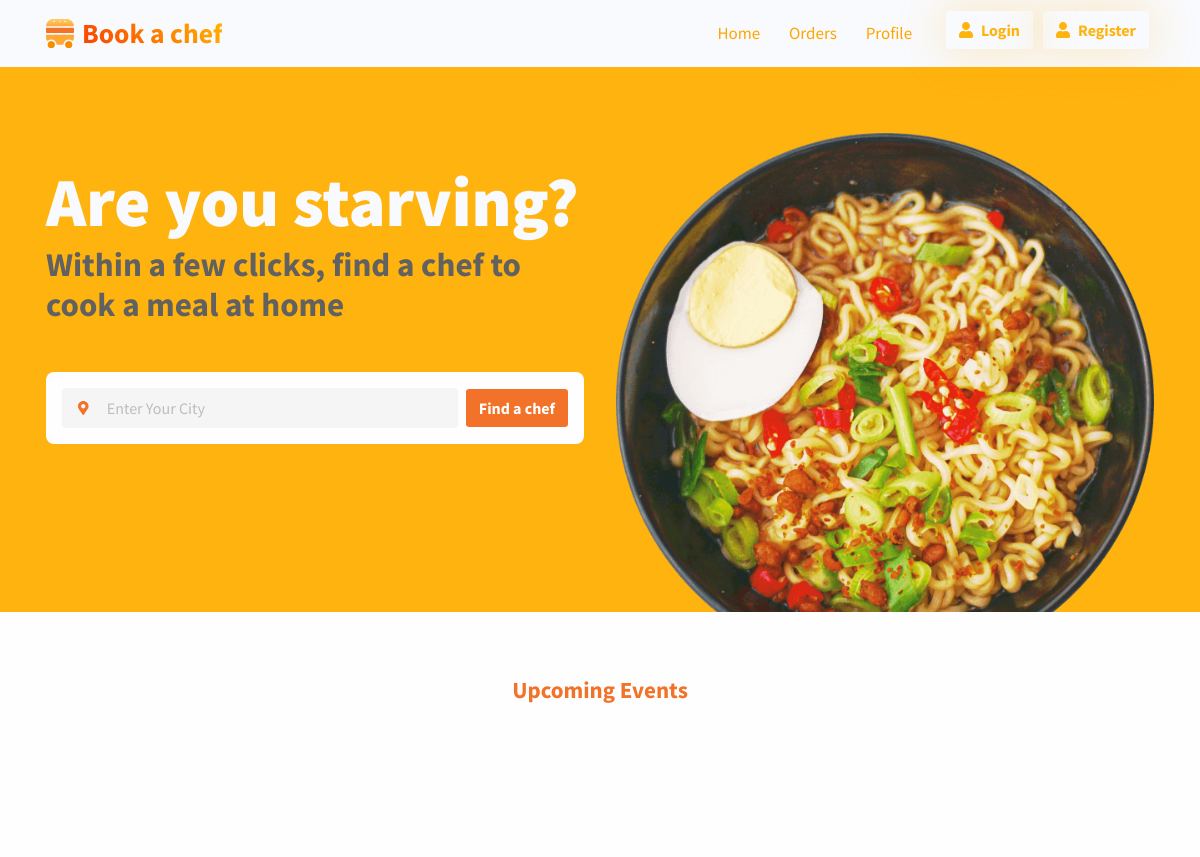
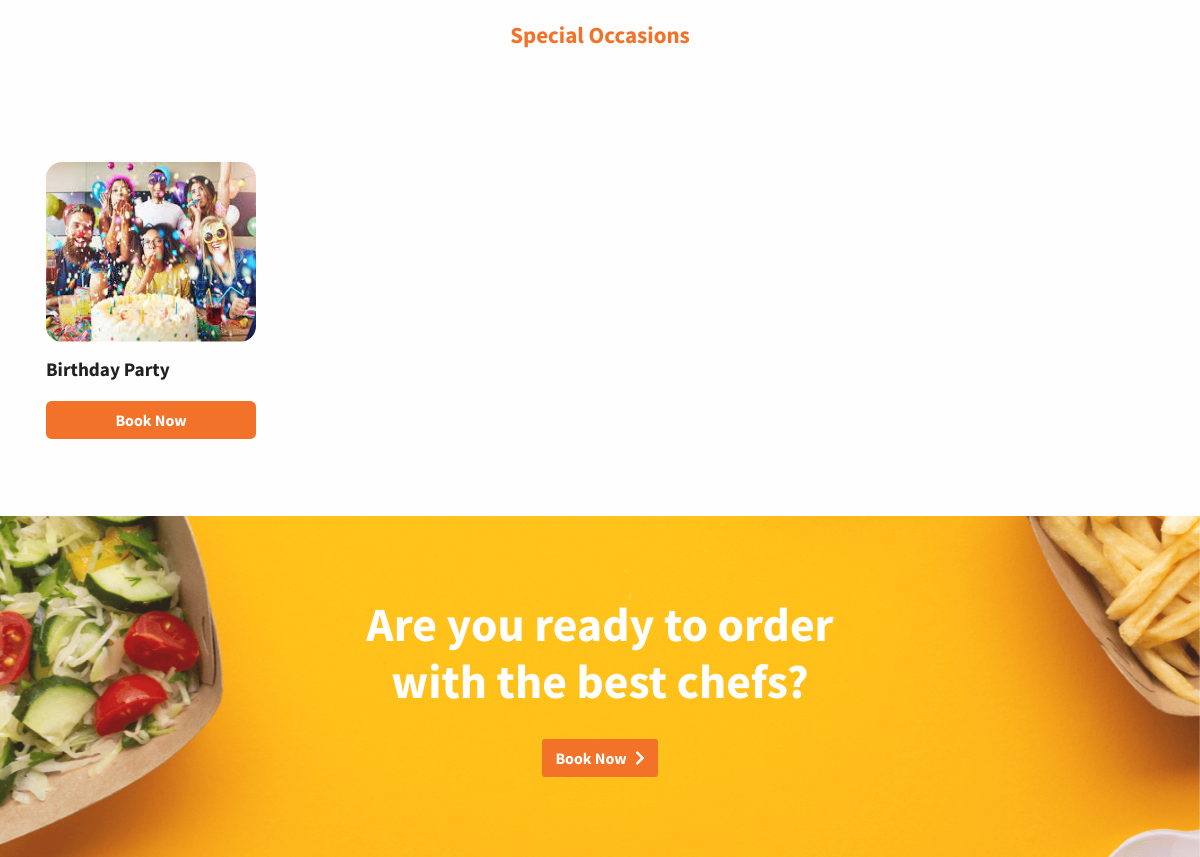
Before: / with the older database file (2 pictures, top to bottom).
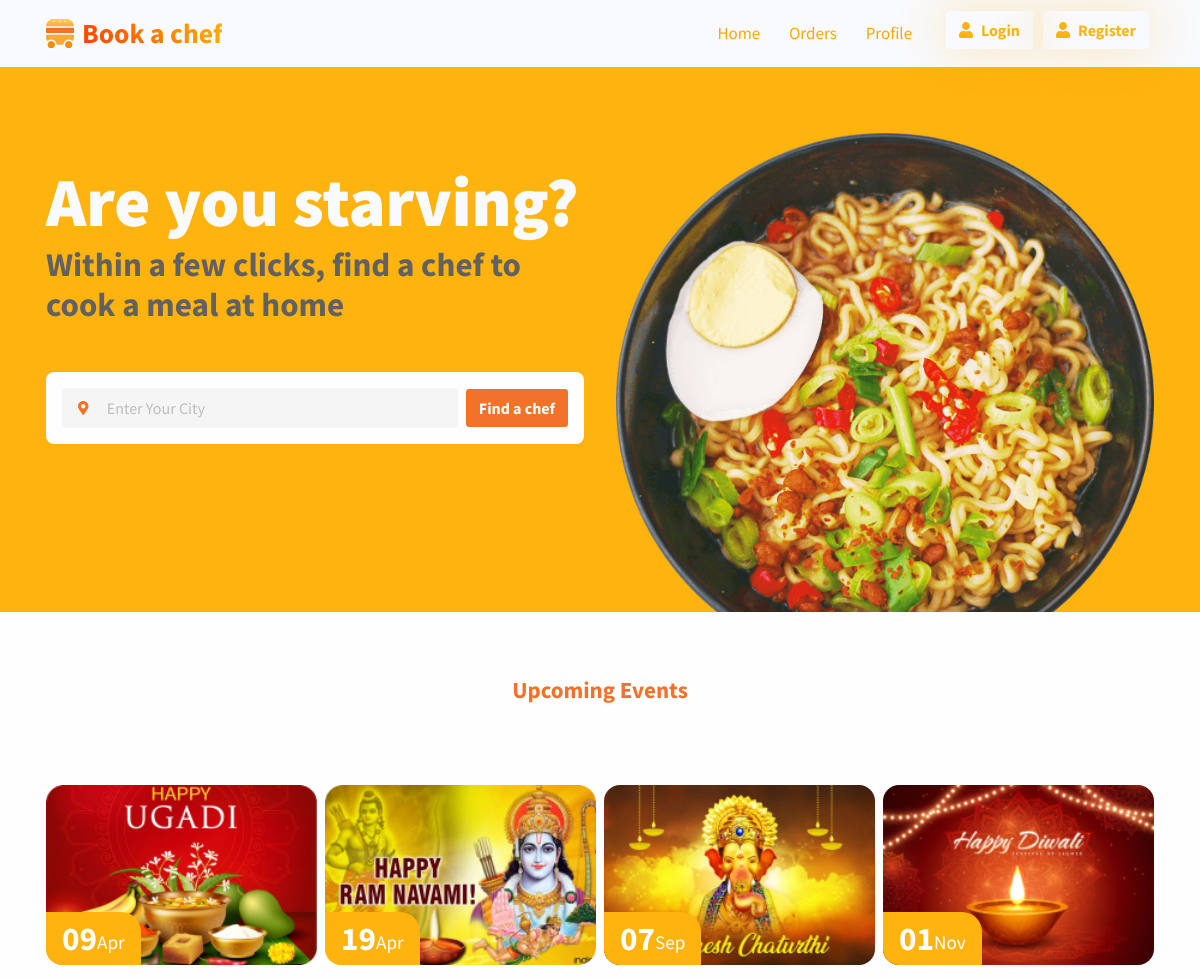
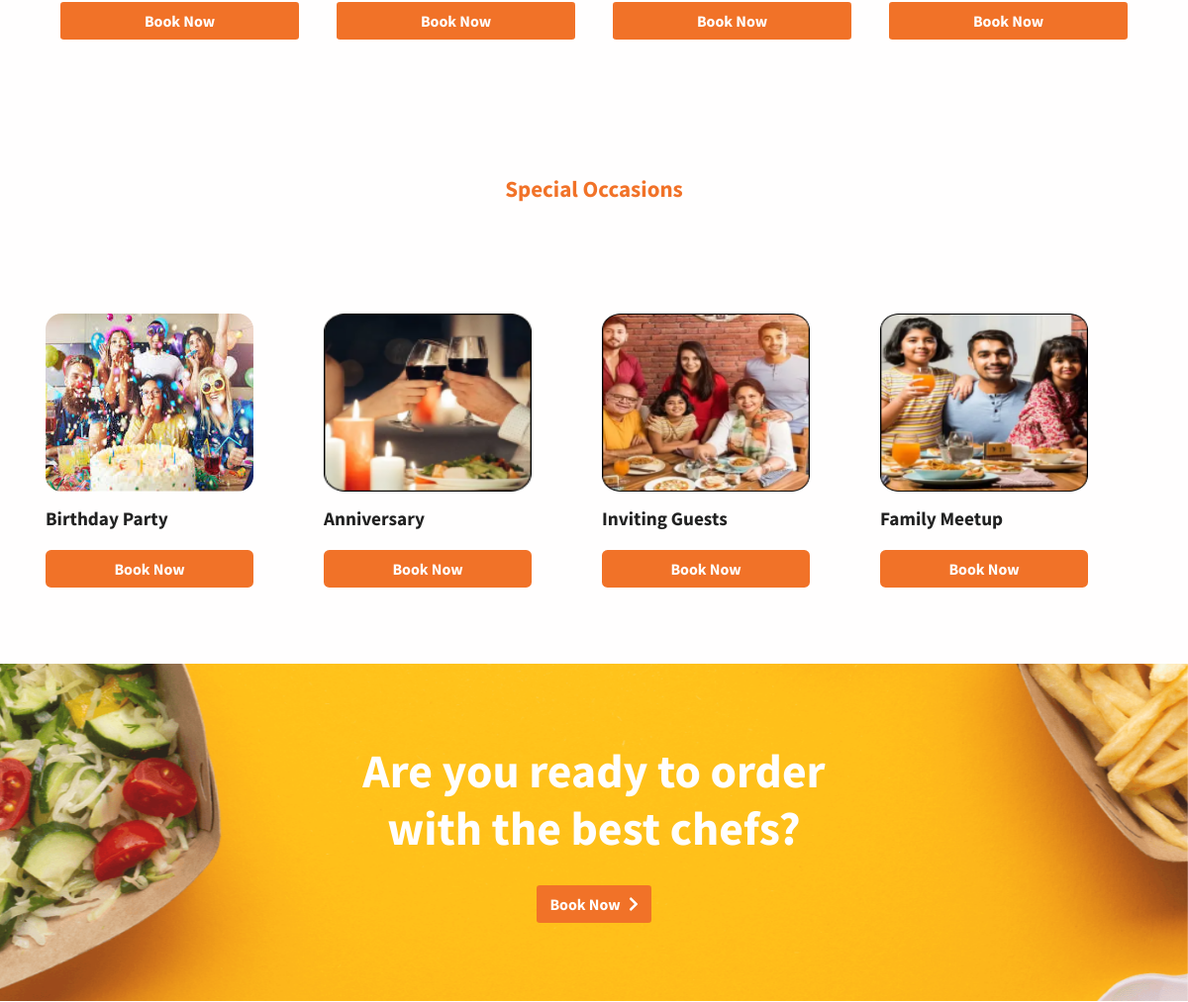
After: the same page with the newer database file (2 pictures, top to bottom).
### tables this page shows
CREATE TABLE `tbl_events` (
  `event_id` int(11) NOT NULL,
  `event_name` varchar(200) NOT NULL,
  `event_date` date NOT NULL,
  `event_image` varchar(500) NOT NULL,
  `event_type` varchar(100) NOT NULL
);

### includes/functions.php (called while the page is built, shortened)
<?php
function getAllEvents($conn){
    $Query = "SELECT * FROM tbl_events WHERE event_type = 'Event' AND event_date >= CURDATE()";
    $Results    = mysqli_query($conn,$Query);
    $ListArray = array();
    if (mysqli_num_rows($Results) > 0)
    {
        while($record = mysqli_fetch_assoc($Results))
        {
            $data                   = array();
            $data["id"]             = $record["event_id"];
            $data["name"]           = $record["event_name"];
            $data["date"]           = $record["event_date"];
            $data["image"]          = $record["event_image"];
            $data["type"]           = $record["event_type"];
            array_push($ListArray,$data);
        }
    }
    return $ListArray;
}
function getAllSpecialEvents($conn){
    $Query = "SELECT * FROM tbl_events WHERE event_type = 'Special'";
    $Results    = mysqli_query($conn,$Query);
    $ListArray = array();
    if (mysqli_num_rows($Results) > 0)
    {
        while($record = mysqli_fetch_assoc($Results))
        {
            $data                   = array();
            $data["id"]             = $record["event_id"];
            $data["name"]           = $record["event_name"];
            $data["image"]          = $record["event_image"];
            $data["type"]           = $record["event_type"];
            array_push($ListArray,$data);
        }
    }
    return $ListArray;
}
?>

### index.php (the view, shortened to what the changed rows need)
<?php
include "includes/header.php";
include "includes/functions.php";
$Events = getAllEvents($conn);
$SpecialEvents = getAllSpecialEvents($conn);
?>
      <section class="py-5 overflow-hidden bg-primary" id="home">
        <div class="container">
          <div class="row flex-center">
            <div class="col-md-7 col-lg-6 py-8 text-md-start text-center">
              <h1 class="display-1 fs-md-5 fs-lg-6 fs-xl-8 text-light">Are you starving?</h1>
              <h1 class="text-800 mb-5 fs-4">Within a few clicks, find a chef to <br class="d-none d-xxl-block" />cook a meal at home</h1>
            </div>
          </div>
        </div>
      </section>
      <section class="py-0">
          <div class="container">
            <div class="row h-100 gx-2 mt-7">
              <?php
							foreach ($Events as $value)
							{
                $url = isset($_SESSION['uid']) ? "bookchef-v1.php" : "login.php";
								echo '<div class="col-sm-6 col-lg-3 mb-3 mb-md-0 h-100 pb-4">
                <div class="card card-span h-100">
                  <div class="position-relative"> <img class="img-fluid rounded-3 w-100" src="'.$value["image"].'" alt="..." />
                    <div class="card-actions">
                      <div class="badge badge-foodwagon bg-primary p-3">
                        <div class="d-flex flex-between-center">
                          <div class="text-white fs-4">'.date("d", strtotime($value["date"])).'</div>
                            <div class="fw-normal fs-1 mt-2">'.date("M", strtotime($value["date"])).'</div>
                        </div>
                      </div>
                    </div>
                  </div>
                </div>
                <div class="d-grid gap-3 col-sm-auto"><button class="btn btn-danger"  onclick="location.href = \''.$url.'?date='.date("Y-m-d", strtotime($value["date"])).'\';"  style="margin:15px;" type="button">Book Now</button></div>
              </div>';
							}
						?>
            </div>
          </div>
      </section>
      <section class="py-4 overflow-hidden">
        <div class="container">
          <div class="row h-100">
            <div class="col-12">
              <div class="carousel slide" id="carouselPopularItems" data-bs-touch="false" data-bs-interval="false">
                <div class="carousel-inner">
                    <div class="carousel-item active" data-bs-interval="10000">
                      <div class="row gx-3 h-100 align-items-center">
                        <?php
                        foreach ($SpecialEvents as $value)
                        {
                          $url = isset($_SESSION['uid']) ? "bookchef-v1.php" : "login.php";
                          echo '<div class="col-sm-6 col-md-3 col-xl mb-5 h-100" style="width:20%;">
                          <div class="card card-span h-100 rounded-3"><img class="img-fluid rounded-3" style="height: 180px;width:210px;" src="'.$value["image"].'" alt="..." />
                            <div class="card-body ps-0">
                              <h5 class="fw-bold text-1000 text-truncate mb-1" style="width:210px;">'.$value["name"].'</h5>
                            </div>
                          </div>
                          <div class="d-grid gap-2" style="width:210px;"><a class="btn btn-lg btn-danger" href="'.$url.'" role="button">Book Now</a></div>
                        </div>';
                        }
                      ?>
                      </div>
                    </div>
                    </div>
                  </div>
                </div>
              </div>
            </div>
      </section>
      <section class="py-0">
        <div class="container">
          <div class="row flex-center">
            <div class="col-xxl-9 py-7 text-center">
              <h1 class="fw-bold mb-4 text-white fs-6">Are you ready to order <br />with the best chefs? </h1>
            </div>
          </div>
        </div>
      </section>
<?php
include "includes/footer.php";
?>

Changed rows visible on the page:
added tbl_events: event_image (picture), event_date "09", event_date "Apr", shown under "Upcoming Events"
added tbl_events: event_image (picture), event_date "19", event_date "Apr", shown under "Upcoming Events"
added tbl_events: event_image (picture), event_date "07", event_date "Sep", shown under "Upcoming Events"
added tbl_events: event_image (picture), event_date "01", event_date "Nov", shown under "Upcoming Events"
added tbl_events: event_image (picture), event_name "Anniversary", shown under "Special Occasions"
added tbl_events: event_image (picture), event_name "Inviting Guests", shown under "Special Occasions"
added tbl_events: event_image (picture), event_name "Family Meetup", shown under "Special Occasions"
